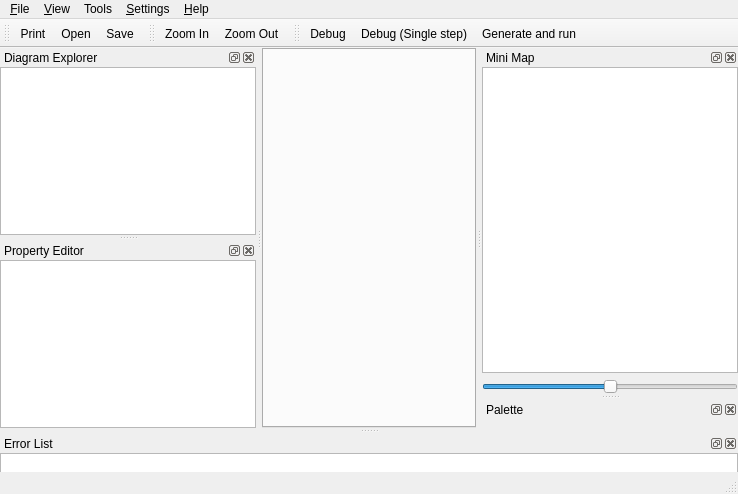
<?xml version="1.0" encoding="UTF-8"?>
<ui version="4.0">
 <class>MainWindowUi</class>
 <widget class="QMainWindow" name="MainWindowUi">
  <property name="geometry">
   <rect>
    <x>0</x>
    <y>0</y>
    <width>738</width>
    <height>494</height>
   </rect>
  </property>
  <property name="windowTitle">
   <string>QReal</string>
  </property>
  <property name="windowIcon">
   <iconset resource="../qrgui.qrc">
    <normaloff>:/icons/qreal.png</normaloff>:/icons/qreal.png</iconset>
  </property>
  <widget class="QWidget" name="centralwidget">
   <layout class="QGridLayout">
    <property name="margin">
     <number>0</number>
    </property>
    <property name="spacing">
     <number>0</number>
    </property>
    <item row="0" column="0">
     <widget class="QTabWidget" name="tabs"/>
    </item>
   </layout>
  </widget>
  <widget class="QMenuBar" name="menubar">
   <property name="geometry">
    <rect>
     <x>0</x>
     <y>0</y>
     <width>738</width>
     <height>21</height>
    </rect>
   </property>
   <widget class="QMenu" name="menu_File">
    <property name="title">
     <string>&amp;File</string>
    </property>
    <addaction name="actionOpen"/>
    <addaction name="actionSave"/>
    <addaction name="actionSave_as"/>
    <addaction name="actionPrint"/>
    <addaction name="actionMakeSvg"/>
    <addaction name="separator"/>
    <addaction name="actionQuit"/>
   </widget>
   <widget class="QMenu" name="menu_View">
    <property name="title">
     <string>&amp;View</string>
    </property>
    <addaction name="actionZoom_In"/>
    <addaction name="actionZoom_Out"/>
    <addaction name="separator"/>
    <addaction name="actionAntialiasing"/>
    <addaction name="actionOpenGL_Renderer"/>
    <addaction name="actionShowSplash"/>
   </widget>
   <widget class="QMenu" name="menuHelp">
    <property name="title">
     <string>&amp;Help</string>
    </property>
    <addaction name="actionAbout"/>
    <addaction name="actionAboutQt"/>
   </widget>
   <widget class="QMenu" name="menuSettings">
    <property name="title">
     <string>&amp;Settings</string>
    </property>
    <addaction name="actionPreferences"/>
    <addaction name="actionShow_grid"/>
    <addaction name="actionShow_alignment"/>
    <addaction name="actionSwitch_on_grid"/>
    <addaction name="actionSwitch_on_alignment"/>
   </widget>
   <widget class="QMenu" name="menuTools">
    <property name="title">
     <string>Tools</string>
    </property>
    <addaction name="actionClear"/>
    <addaction name="actionGenerate_Editor"/>
    <addaction name="separator"/>
    <addaction name="actionDebug"/>
    <addaction name="actionDebug_Single_step"/>
    <addaction name="actionGenerate_and_run"/>
   </widget>
   <addaction name="menu_File"/>
   <addaction name="menu_View"/>
   <addaction name="menuTools"/>
   <addaction name="menuSettings"/>
   <addaction name="menuHelp"/>
  </widget>
  <widget class="QStatusBar" name="statusbar"/>
  <widget class="QDockWidget" name="diagramDock">
   <property name="allowedAreas">
    <set>Qt::AllDockWidgetAreas</set>
   </property>
   <property name="windowTitle">
    <string>Diagram Explorer</string>
   </property>
   <attribute name="dockWidgetArea">
    <number>1</number>
   </attribute>
   <widget class="QWidget" name="dockWidgetContents_2">
    <layout class="QHBoxLayout">
     <property name="spacing">
      <number>6</number>
     </property>
     <property name="margin">
      <number>0</number>
     </property>
     <item>
      <widget class="QTreeView" name="diagramExplorer">
       <property name="contextMenuPolicy">
        <enum>Qt::ActionsContextMenu</enum>
       </property>
       <property name="acceptDrops">
        <bool>true</bool>
       </property>
       <property name="dragDropMode">
        <enum>QAbstractItemView::DragDrop</enum>
       </property>
      </widget>
     </item>
    </layout>
   </widget>
  </widget>
  <widget class="QToolBar" name="fileToolbar">
   <property name="windowTitle">
    <string>File Toolbar</string>
   </property>
   <property name="orientation">
    <enum>Qt::Horizontal</enum>
   </property>
   <attribute name="toolBarArea">
    <enum>TopToolBarArea</enum>
   </attribute>
   <attribute name="toolBarBreak">
    <bool>false</bool>
   </attribute>
   <addaction name="actionPrint"/>
   <addaction name="actionOpen"/>
   <addaction name="actionSave"/>
  </widget>
  <widget class="QDockWidget" name="minimapDock">
   <property name="windowTitle">
    <string>Mini Map</string>
   </property>
   <attribute name="dockWidgetArea">
    <number>2</number>
   </attribute>
   <widget class="QWidget" name="dockWidgetContents_4">
    <layout class="QVBoxLayout">
     <property name="spacing">
      <number>6</number>
     </property>
     <property name="margin">
      <number>0</number>
     </property>
     <item>
      <widget class="QGraphicsView" name="minimapView">
       <property name="dragMode">
        <enum>QGraphicsView::ScrollHandDrag</enum>
       </property>
      </widget>
     </item>
     <item>
      <widget class="QSlider" name="minimapZoomSlider">
       <property name="maximum">
        <number>50</number>
       </property>
       <property name="value">
        <number>25</number>
       </property>
       <property name="orientation">
        <enum>Qt::Horizontal</enum>
       </property>
      </widget>
     </item>
    </layout>
   </widget>
  </widget>
  <widget class="QDockWidget" name="paletteDock">
   <property name="windowTitle">
    <string>Palette</string>
   </property>
   <attribute name="dockWidgetArea">
    <number>2</number>
   </attribute>
   <widget class="QWidget" name="dockWidgetContents_5">
    <layout class="QHBoxLayout">
     <property name="spacing">
      <number>6</number>
     </property>
     <property name="margin">
      <number>0</number>
     </property>
     <item>
      <widget class="qReal::gui::PaletteToolbox" name="paletteToolbox"/>
     </item>
    </layout>
   </widget>
  </widget>
  <widget class="QToolBar" name="viewToolbar">
   <property name="windowTitle">
    <string>View Toolbar</string>
   </property>
   <attribute name="toolBarArea">
    <enum>TopToolBarArea</enum>
   </attribute>
   <attribute name="toolBarBreak">
    <bool>false</bool>
   </attribute>
   <addaction name="actionZoom_In"/>
   <addaction name="actionZoom_Out"/>
  </widget>
  <widget class="QDockWidget" name="propertyDock">
   <property name="windowTitle">
    <string>Property Editor</string>
   </property>
   <attribute name="dockWidgetArea">
    <number>1</number>
   </attribute>
   <widget class="QWidget" name="dockWidgetContents">
    <layout class="QVBoxLayout">
     <property name="spacing">
      <number>6</number>
     </property>
     <property name="margin">
      <number>0</number>
     </property>
     <item>
      <widget class="QTableView" name="propertyEditor">
       <property name="maximumSize">
        <size>
         <width>16777214</width>
         <height>16777215</height>
        </size>
       </property>
       <property name="alternatingRowColors">
        <bool>true</bool>
       </property>
       <property name="showGrid">
        <bool>false</bool>
       </property>
      </widget>
     </item>
    </layout>
   </widget>
  </widget>
  <widget class="QDockWidget" name="errorDock">
   <property name="sizePolicy">
    <sizepolicy hsizetype="Preferred" vsizetype="MinimumExpanding">
     <horstretch>0</horstretch>
     <verstretch>0</verstretch>
    </sizepolicy>
   </property>
   <property name="minimumSize">
    <size>
     <width>80</width>
     <height>38</height>
    </size>
   </property>
   <property name="maximumSize">
    <size>
     <width>524287</width>
     <height>524287</height>
    </size>
   </property>
   <property name="acceptDrops">
    <bool>false</bool>
   </property>
   <property name="autoFillBackground">
    <bool>false</bool>
   </property>
   <property name="windowTitle">
    <string>Error List</string>
   </property>
   <attribute name="dockWidgetArea">
    <number>8</number>
   </attribute>
   <widget class="QWidget" name="dockWidgetContents_6">
    <widget class="ErrorListWidget" name="errorListWidget">
     <property name="geometry">
      <rect>
       <x>0</x>
       <y>0</y>
       <width>738</width>
       <height>191</height>
      </rect>
     </property>
    </widget>
   </widget>
  </widget>
  <widget class="QToolBar" name="debuggerToolBar">
   <property name="windowTitle">
    <string>Debugger Tool Bar</string>
   </property>
   <attribute name="toolBarArea">
    <enum>TopToolBarArea</enum>
   </attribute>
   <attribute name="toolBarBreak">
    <bool>false</bool>
   </attribute>
   <addaction name="actionDebug"/>
   <addaction name="actionDebug_Single_step"/>
   <addaction name="actionGenerate_and_run"/>
  </widget>
  <action name="actionQuit">
   <property name="checkable">
    <bool>false</bool>
   </property>
   <property name="text">
    <string>&amp;Quit</string>
   </property>
  </action>
  <action name="actionConnect">
   <property name="icon">
    <iconset>
     <normaloff>:/icons/database_connected.png</normaloff>:/icons/database_connected.png</iconset>
   </property>
   <property name="text">
    <string>&amp;Connect</string>
   </property>
  </action>
  <action name="actionZoom_In">
   <property name="icon">
    <iconset resource="../qrgui.qrc">
     <normaloff>:/icons/zoomin.png</normaloff>:/icons/zoomin.png</iconset>
   </property>
   <property name="text">
    <string>Zoom In</string>
   </property>
  </action>
  <action name="actionZoom_Out">
   <property name="icon">
    <iconset resource="../qrgui.qrc">
     <normaloff>:/icons/zoomout.png</normaloff>:/icons/zoomout.png</iconset>
   </property>
   <property name="text">
    <string>Zoom Out</string>
   </property>
  </action>
  <action name="actionAntialiasing">
   <property name="checkable">
    <bool>true</bool>
   </property>
   <property name="checked">
    <bool>true</bool>
   </property>
   <property name="text">
    <string>Antialiasing</string>
   </property>
  </action>
  <action name="actionOpenGL_Renderer">
   <property name="checkable">
    <bool>true</bool>
   </property>
   <property name="text">
    <string>OpenGL Renderer</string>
   </property>
  </action>
  <action name="actionPrint">
   <property name="icon">
    <iconset resource="../qrgui.qrc">
     <normaloff>:/icons/print.png</normaloff>:/icons/print.png</iconset>
   </property>
   <property name="text">
    <string>Print</string>
   </property>
  </action>
  <action name="actionMakeSvg">
   <property name="text">
    <string>Export to SVG</string>
   </property>
  </action>
  <action name="actionDisconnect">
   <property name="icon">
    <iconset>
     <normaloff>:/icons/database_disconnect.png</normaloff>:/icons/database_disconnect.png</iconset>
   </property>
   <property name="text">
    <string>&amp;Disconnect</string>
   </property>
  </action>
  <action name="actionBeginTransaction">
   <property name="enabled">
    <bool>false</bool>
   </property>
   <property name="icon">
    <iconset>
     <normaloff>:/icons/database_connect.png</normaloff>:/icons/database_connect.png</iconset>
   </property>
   <property name="text">
    <string>Begin Transaction</string>
   </property>
  </action>
  <action name="actionCommitTransaction">
   <property name="enabled">
    <bool>false</bool>
   </property>
   <property name="icon">
    <iconset>
     <normaloff>:/icons/database_commit.png</normaloff>:/icons/database_commit.png</iconset>
   </property>
   <property name="text">
    <string>Commit Transaction</string>
   </property>
  </action>
  <action name="actionRollbackTransaction">
   <property name="enabled">
    <bool>false</bool>
   </property>
   <property name="icon">
    <iconset>
     <normaloff>:/icons/database_revert.png</normaloff>:/icons/database_revert.png</iconset>
   </property>
   <property name="text">
    <string>Rollback Transaction</string>
   </property>
  </action>
  <action name="actionDeleteFromDiagram">
   <property name="text">
    <string>Delete</string>
   </property>
   <property name="shortcut">
    <string>Del</string>
   </property>
   <property name="shortcutContext">
    <enum>Qt::WidgetShortcut</enum>
   </property>
  </action>
  <action name="openNewTab">
   <property name="text">
    <string>Open in new tab</string>
   </property>
  </action>
  <action name="actionHelp">
   <property name="text">
    <string>Small Help</string>
   </property>
  </action>
  <action name="actionAbout">
   <property name="text">
    <string>About...</string>
   </property>
  </action>
  <action name="actionAboutQt">
   <property name="text">
    <string>About Qt...</string>
   </property>
  </action>
  <action name="actionPlugins">
   <property name="checkable">
    <bool>false</bool>
   </property>
   <property name="text">
    <string>Plugins...</string>
   </property>
  </action>
  <action name="actionShowSplash">
   <property name="checkable">
    <bool>true</bool>
   </property>
   <property name="checked">
    <bool>true</bool>
   </property>
   <property name="text">
    <string>Show splashscreen</string>
   </property>
  </action>
  <action name="actionClear">
   <property name="text">
    <string>Clear</string>
   </property>
  </action>
  <action name="actionExport_to_XMI">
   <property name="text">
    <string>Export to XMI</string>
   </property>
  </action>
  <action name="actionGenerate_to_Java">
   <property name="text">
    <string>Generate to Java</string>
   </property>
  </action>
  <action name="actionSave">
   <property name="text">
    <string>Save</string>
   </property>
  </action>
  <action name="actionGenerate_editor">
   <property name="text">
    <string>Generate editor</string>
   </property>
  </action>
  <action name="actionGenerate_to_Hascol">
   <property name="text">
    <string>Generate to Hascol</string>
   </property>
  </action>
  <action name="actionSave_as">
   <property name="text">
    <string>Save as...</string>
   </property>
  </action>
  <action name="actionOpen">
   <property name="text">
    <string>Open...</string>
   </property>
  </action>
  <action name="actionParse_Hascol_sources">
   <property name="text">
    <string>Parse Hascol sources</string>
   </property>
   <property name="toolTip">
    <string>Build diagrams from existing Hascol sources</string>
   </property>
  </action>
  <action name="actionParse_Java_Libraries">
   <property name="text">
    <string>Parse Java Libraries</string>
   </property>
   <property name="toolTip">
    <string>Parse Java Libraries</string>
   </property>
  </action>
  <action name="actionShow_grid">
   <property name="checkable">
    <bool>true</bool>
   </property>
   <property name="checked">
    <bool>true</bool>
   </property>
   <property name="text">
    <string>Show grid</string>
   </property>
  </action>
  <action name="actionShape_Edit">
   <property name="text">
    <string>Shape Editor</string>
   </property>
  </action>
  <action name="actionGenerate_Editor">
   <property name="text">
    <string>Generate Editor</string>
   </property>
  </action>
  <action name="actionParse_Editor_xml">
   <property name="text">
    <string>Parse Editor xml</string>
   </property>
  </action>
  <action name="actionSwitch_on_grid">
   <property name="checkable">
    <bool>true</bool>
   </property>
   <property name="text">
    <string>Switch on grid</string>
   </property>
  </action>
  <action name="actionCommit">
   <property name="text">
    <string>Commit</string>
   </property>
  </action>
  <action name="actionShow">
   <property name="text">
    <string>Show</string>
   </property>
  </action>
  <action name="actionPreferences">
   <property name="text">
    <string>Preferences...</string>
   </property>
  </action>
  <action name="actionCheckout">
   <property name="text">
    <string>Checkout...</string>
   </property>
  </action>
  <action name="actionGenerate_Editor_qrmc">
   <property name="text">
    <string>Generate Editor (qrmc)</string>
   </property>
  </action>
  <action name="actionSwitch_on_alignment">
   <property name="checkable">
    <bool>true</bool>
   </property>
   <property name="checked">
    <bool>false</bool>
   </property>
   <property name="text">
    <string>Switch on alignment</string>
   </property>
  </action>
  <action name="actionShow_alignment">
   <property name="checkable">
    <bool>true</bool>
   </property>
   <property name="checked">
    <bool>false</bool>
   </property>
   <property name="text">
    <string>Show alignment</string>
   </property>
  </action>
  <action name="actionDebug">
   <property name="text">
    <string>Debug</string>
   </property>
   <property name="shortcut">
    <string>F9</string>
   </property>
  </action>
  <action name="actionDebug_Single_step">
   <property name="text">
    <string>Debug (Single step)</string>
   </property>
   <property name="shortcut">
    <string>F10</string>
   </property>
  </action>
  <action name="actionGenerate_and_run">
   <property name="text">
    <string>Generate and run</string>
   </property>
   <property name="toolTip">
    <string>Generate robot controlling code from this diagram, upload it to robot and run it.</string>
   </property>
  </action>
 </widget>
 <layoutdefault spacing="0" margin="0"/>
 <customwidgets>
  <customwidget>
   <class>qReal::gui::PaletteToolbox</class>
   <extends>QToolBox</extends>
   <header>paletteToolbox.h</header>
   <container>1</container>
  </customwidget>
  <customwidget>
   <class>ErrorListWidget</class>
   <extends>QListWidget</extends>
   <header>errorlistwidget.h</header>
  </customwidget>
 </customwidgets>
 <resources>
  <include location="../qrgui.qrc"/>
 </resources>
 <connections/>
</ui>
